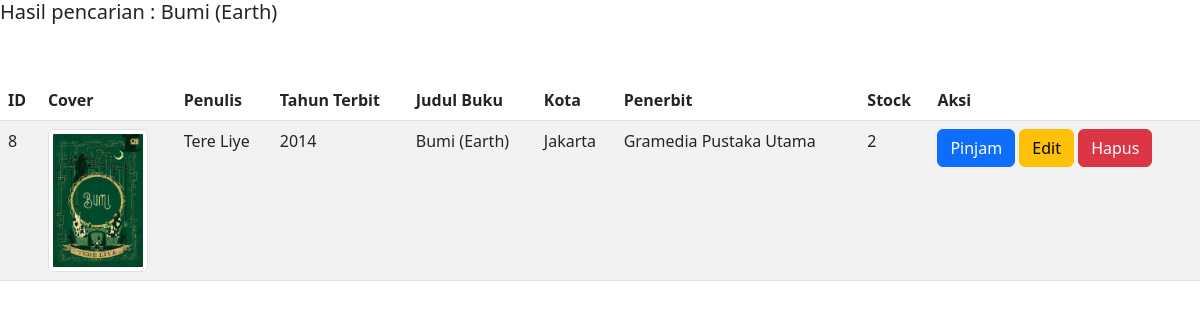
Screenshot of /cari_buku.php?cari=Bumi (Earth) with the database file from the repository.
### tables this page shows
CREATE TABLE `buku` (
  `id_buku` int(11) NOT NULL,
  `penulis` varchar(50) NOT NULL,
  `tahun` year(4) NOT NULL,
  `judul` varchar(255) NOT NULL,
  `kota` varchar(50) NOT NULL,
  `penerbit` varchar(50) NOT NULL,
  `cover` varchar(255) NOT NULL,
  `sinopsi` text NOT NULL,
  `stok` int(3) NOT NULL
);

### cari_buku.php (the view, shortened to what this page needs)
<?php
include 'config.php';
?>
<!DOCTYPE html>
<html lang="en">
<head>
    <link rel="stylesheet" href="assets/bootstrap/css/bootstrap.min.css">
</head>
<body>
<?php
if(isset($_GET['cari'])){
	$cari = $_GET['cari'];
	echo "<h5>Hasil pencarian : ".$cari."</h5>";
}
?>
<br>
<table class="table table-striped table-hover">
<div class="container mx-auto mt-4">
            <thead>
                <tr>
                    <th>ID</th>
                    <th>Cover</th>
                    <th>Penulis</th>
                    <th>Tahun Terbit</th>
                    <th>Judul Buku</th>
                    <th>Kota</th>
                    <th>Penerbit</th>
                    <th>Stock</th>
                    <th>Aksi</th>
                </tr>
            </thead>
    <?php
    if(isset($_GET['cari'])){
        $cari = $_GET['cari'];
        $data = mysqli_query($conn, "SELECT * FROM buku WHERE judul like '%".$cari."%'");
    }
    else{
        $data = mysqli_query($conn, "SELECT * from buku");
    }
while($d = mysqli_fetch_array($data)){
?>
<tr>
    <td><?php echo $d['id_buku']; ?></td>
    <td>
    <img src= "assets/cover/<?php echo $d['cover']; ?>" class= "img-thumbnail" alt=""
        style="width: 100px;">
    </td>
    <td><?php echo $d['penulis']; ?></td>
    <td><?php echo $d['tahun']; ?></td>
    <td><?php echo $d['judul']; ?></td>
    <td><?php echo $d['kota']; ?></td>
    <td><?php echo $d['penerbit']; ?></td>
    <td><?php echo $d['stok'];  ?></td>
    <td><a href="peminjaman.php?id_buku=<?php echo $d['id_buku']; ?>" class="btn btn-primary">Pinjam</a>
    <a href="edit_buku.php?id_buku=<?php echo $d['id_buku']; ?>" class="btn btn-warning">Edit</a>
    <a href="delete.php?id_buku=<?php echo $d['id_buku']; ?>" class="btn btn-danger">Hapus</a>
</td>
</tr>
<?php
}
?>

### rows the page displays
buku: id_buku "8", cover (picture), penulis "Tere Liye", tahun "2014", judul "Bumi (Earth)", kota "Jakarta", penerbit "Gramedia Pustaka Utama", stok "2"

### other values shown
$cari "Bumi (Earth)"
